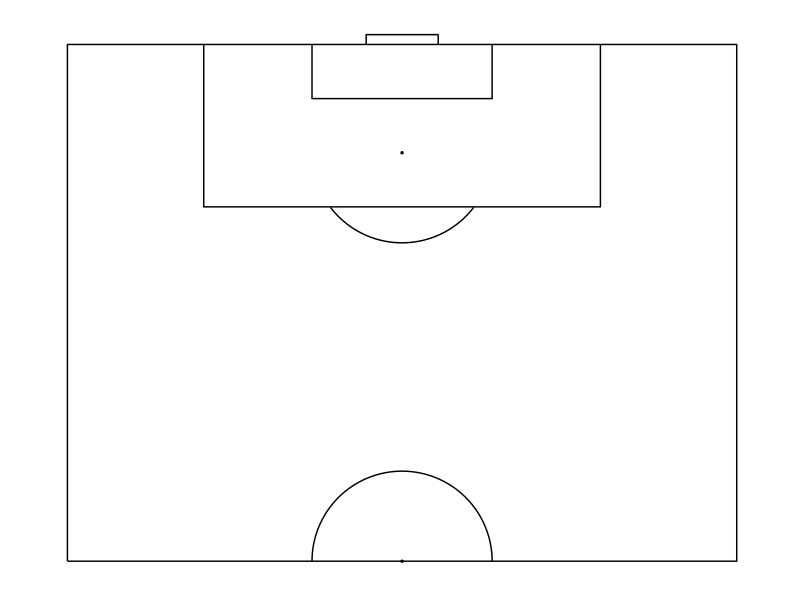

The R source for this figure:
library('ggplot2')
library('ggthemes')

ggplot(data=data.frame(x=1,y=1),aes(x,y))+
###pitch:
geom_path(data=data.frame(x=c(0,0,68,68,0),y=c(0,52.5,52.5,0,0)))+
###centre circle:
geom_path(data=data.frame(x=c(-9150:(-1)/1000,1:9150/1000)+34,y=c(sqrt(9.15^2-c(-9150:(-1)/1000,1:9150/1000)^2))),aes(x=x,y=y))+
##centre spot:
geom_point(aes(x = 34, y = 0), size = 0.5) +
##penalty spot:
geom_point(aes(x = 34, y = 41.5), size = 0.5) +
###penalty arc:
geom_path(data=data.frame(x=c(-7280:(-1)/1000,1:7280/1000)+34,y=c(41.5-sqrt(9.15^2-c(-7280:(-1)/1000,1:7280/1000)^2))),aes(x=x,y=y))+
###6-yard box:
geom_path(data=data.frame(x=c(24.85,24.85,43.15,43.15),y=c(52.5,47,47,52.5)))+
###goal
geom_path(data=data.frame(x=c(30.35,30.35,37.67,37.67),y=c(52.5,53.5,53.5,52.5)))+
###penalty area:
geom_path(data=data.frame(x=c(13.85,13.85,54.15,54.15),y=c(52.5,36,36,52.5)))+
###fix aspect ratio to 1:1
coord_fixed() +
###remove all non-geom elements
theme_solid()
